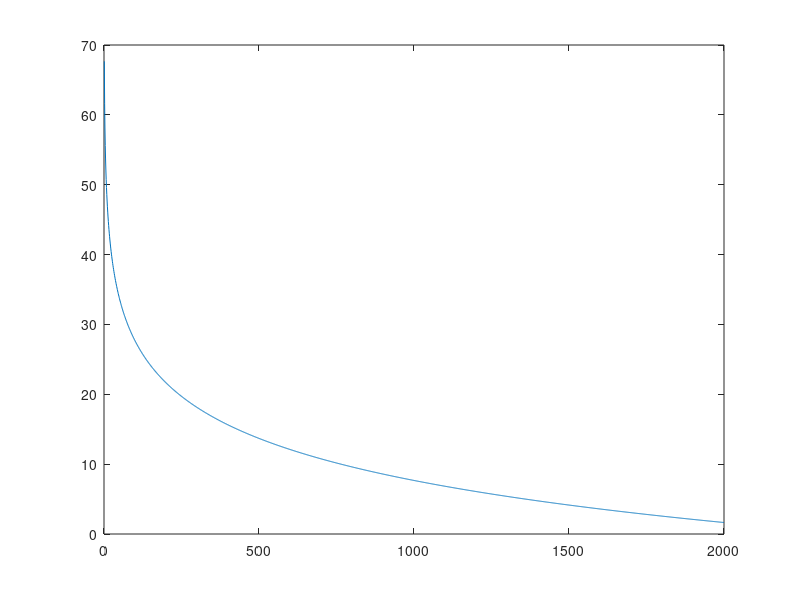

Reproduce this figure in MATLAB. (Note: this script raises an error after producing the figure.)
%% Link Budget Analysis & Link Margin
Rs = -147;  %Reciever Sensitivity in dB
Tp = 3;     %Transmitter Power in dB
d = 1000;   %Distance in km
G = 14.3;   %Gain of Antenna going to be doubled for transmitter and reciever antenna gainsin dB
f = 8.4;    %Frequency in GHz

%Calculating Free Space Loss to use in Link Margin
Lfs = 92.45 + (20*log10(d)) + (20*log10(f));

%Calculating Link Budget
LB =G + G + Tp - Lfs;

str = ['The Link Budget for a distance of ', num2str(d), ' km is: ', num2str(LB), ' dB.'];
disp(str)   %Showing the text for Link Budget of the Distance.

%Calculating Link Margin
LM = LB - Rs;

str = ['The Link Margin for a distance of ', num2str(d), ' km is: ', num2str(LM), ' dB.'];
disp(str)   %Showing the text for Link Margin and Distance.

%Showing a graph of the Distance v Link Margin with the Link Margin Minimum
%added in as a horizontal line
d = (0:2000);
maxd = 10^((G+G+Tp-Rs-92.45-20*log10(f)-3)/20);    %Calculating Maximum distance LM is 3
Lfs = 92.45 + (20*log10(d)) + (20*log10(f));
LM = -Rs + G + G + Tp - Lfs;
plot(d,LM);
yline(3, '-', 'Minimum Link Margin')
xline(maxd, '-', 'Maximum Distance')
ylabel('Link Margin (dB)'); xlabel('Distance (km)')

str = ['The graph shows Link Margin versus Distance as well as the Minimum Link Margin of 3 and the Maximum Distance of ', num2str(maxd), ' to be above the Minimum Link Margin.'];
disp(str)


